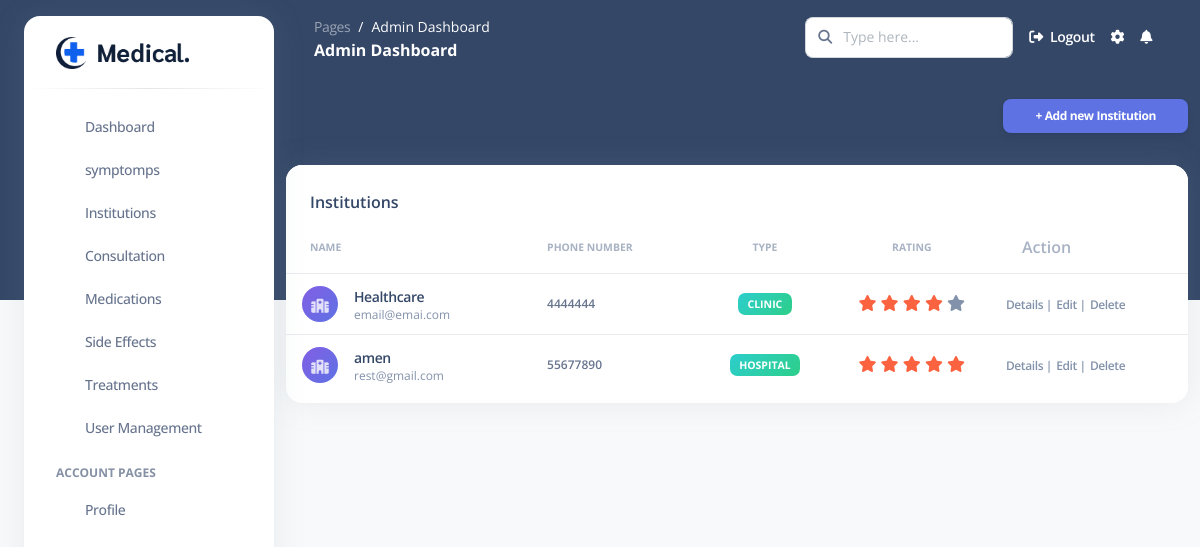
/institution/ (signed in), run on the app's committed database.
### Institution/models.py (models this page shows, shortened)
class HealthCareInstitution(models.Model):
    INSTITUTION_TYPES = [
        ('hospital', 'Hospital'),
        ('clinic', 'Clinic'),
        ('pharmacy', 'Pharmacy'),
        ('diagnostic_center', 'Diagnostic Center'),
    ]
    name = models.CharField(max_length=255)
    institution_type = models.CharField(max_length=50, choices=INSTITUTION_TYPES)
    location = models.TextField()
    phone_number = models.CharField(max_length=20, blank=True, null=True)
    email = models.EmailField(blank=True, null=True)
    website = models.URLField(blank=True, null=True)
    operational_hours = models.JSONField(blank=True, null=True)
    services_provided = models.TextField(blank=True)
    insurance_accepted = models.TextField(blank=True, null=True)
    rating = models.DecimalField(
        max_digits=3,
        decimal_places=2,
        validators=[MinValueValidator(1), MaxValueValidator(5)],
        blank=True,
        null=True
    )
    capacity = models.IntegerField(blank=True, null=True)
    latitude = models.DecimalField(max_digits=20, decimal_places=6, blank=True, null=True)
    longitude = models.DecimalField(max_digits=20, decimal_places=6, blank=True, null=True)
    class Meta:
        verbose_name_plural = "Health Care Institutions"

### Institution/views.py (the view)
# urls.py: path('', institution_list, name='institution_list'),  # Lists all institutions
def institution_list(request):
    institutions = HealthCareInstitution.objects.all()
    return render(request, 'back_office/pages/institutions/institution_list.html', {'institutions': institutions})

### templates/back_office/pages/institutions/institution_list.html (shortened to what this page needs)
{% load static %}
<!DOCTYPE html>
<html lang="en">
<head>
  <link href="https://demos.creative-tim.com/argon-dashboard-pro/back_office/assets/css/nucleo-icons.css" rel="stylesheet" />
  <link href="https://demos.creative-tim.com/argon-dashboard-pro/back_office/assets/css/nucleo-svg.css" rel="stylesheet" />
  <link id="pagestyle" href="{% static 'back_office/assets/css/argon-dashboard.css' %}?v=2.1.0" rel="stylesheet" />
</head>
<body class="g-sidenav-show   bg-gray-100">
  <div class="min-height-300 bg-dark position-absolute w-100"></div>
  <aside class="sidenav bg-white navbar navbar-vertical navbar-expand-xs border-0 border-radius-xl my-3 fixed-start ms-4 " id="sidenav-main">
    <div class="sidenav-header">
        <a class="navbar-brand m-0"  href="{% static 'index.html' %}"><img src="{% static 'front_office/assets/img/logo/logo.png' %}" alt=""></a>
    </div>
    <hr class="horizontal dark mt-0">
    <div class="collapse navbar-collapse  w-auto " id="sidenav-collapse-main">
      <ul class="navbar-nav">
        <li class="nav-item">
          <a class="nav-link " href="{% url 'dashboard' %}">
            <div class="icon icon-shape icon-sm border-radius-md text-center me-2 d-flex align-items-center justify-content-center">
            </div>
            <span class="nav-link-text ms-1">Dashboard</span>
          </a>
        </li>
        <li class="nav-item">
          <a class="nav-link" href="{% url 'list_local_symptoms' %}">
                  <div class="icon icon-shape icon-sm border-radius-md text-center me-2 d-flex align-items-center justify-content-center">
            </div>
            <span class="nav-link-text ms-1">symptomps</span>
          </a>
        </li>
        <li class="nav-item">
          <a class="nav-link " href="{% url 'institution_list' %}">
            <div class="icon icon-shape icon-sm border-radius-md text-center me-2 d-flex align-items-center justify-content-center">
            </div>
            <span class="nav-link-text ms-1">Institutions</span>
          </a>
        </li>
        <li class="nav-item">
          <a class="nav-link" href="{% url 'consultation_list' %}">
            <div class="icon icon-shape icon-sm border-radius-md text-center me-2 d-flex align-items-center justify-content-center">
            </div>
            <span class="nav-link-text ms-1">Consultation</span>
          </a>
        </li>
        <li class="nav-item">
        <a class="nav-link" href="{% url 'medication_list' %}">
          <div class="icon icon-shape icon-sm border-radius-md text-center me-2 d-flex align-items-center justify-content-center">
          </div>
          <span class="nav-link-text ms-1">Medications</span>
      </a>
    </li>
<li class="nav-item">
  <a class="nav-link" href="{% url 'sideeffect_list' %}">
      <div class="icon icon-shape icon-sm border-radius-md text-center me-2 d-flex align-items-center justify-content-center">
      </div>
      <span class="nav-link-text ms-1">Side Effects</span>
  </a>
</li>
<li class="nav-item">
  <a class="nav-link" href="{% url 'treatment_list' %}">
      <div class="icon icon-shape icon-sm border-radius-md text-center me-2 d-flex align-items-center justify-content-center">
      </div>
      <span class="nav-link-text ms-1">Treatments</span>
  </a>
</li>
{% if request.user.is_authenticated and request.user.role == 'admin' %}
        <li class="nav-item">
          <a class="nav-link" href="{% url 'user_management' %}">
            <div class="icon icon-shape icon-sm border-radius-md text-center me-2 d-flex align-items-center justify-content-center">
            </div>
            <span class="nav-link-text ms-1">User Management</span>
          </a>
        </li>
        {% endif %}
        <li class="nav-item mt-3">
          <h6 class="ps-4 ms-2 text-uppercase text-xs font-weight-bolder opacity-6">Account pages</h6>
        </li>
        <li class="nav-item">
          <a class="nav-link " href="{% url 'profile' %}">
            <div class="icon icon-shape icon-sm border-radius-md text-center me-2 d-flex align-items-center justify-content-center">
            </div>
            <span class="nav-link-text ms-1">Profile</span>
          </a>
        </li>
      </ul>
    </div>
  </aside>
  <main class="main-content position-relative border-radius-lg ">
    <nav class="navbar navbar-main navbar-expand-lg px-0 mx-4 shadow-none border-radius-xl " id="navbarBlur" data-scroll="false">
      <div class="container-fluid py-1 px-3">
        <nav aria-label="breadcrumb">
          <ol class="breadcrumb bg-transparent mb-0 pb-0 pt-1 px-0 me-sm-6 me-5">
            <li class="breadcrumb-item text-sm"><a class="opacity-5 text-white" href="javascript:;">Pages</a></li>
            <li class="breadcrumb-item text-sm text-white active" aria-current="page">
            {% if user.is_authenticated and user.is_staff %}
              Admin Dashboard
            {% else %}
              User Dashboard
            {% endif %}
          </li>
          </ol>
          <h6 class="font-weight-bolder text-white mb-0">
          {% if user.is_authenticated and user.is_staff %}
            Admin Dashboard
          {% else %}
            User Dashboard
          {% endif %}</h6>
        </nav>
        <div class="collapse navbar-collapse mt-sm-0 mt-2 me-md-0 me-sm-4" id="navbar">
          <div class="ms-md-auto pe-md-3 d-flex align-items-center">
            <div class="input-group">
              <span class="input-group-text text-body"><i class="fas fa-search" aria-hidden="true"></i></span>
              <input type="text" class="form-control" placeholder="Type here...">
            </div>
          </div>
          <ul class="navbar-nav  justify-content-end">
            <li class="nav-item d-flex align-items-center">
              {% if user.is_authenticated %}
                <a href="{% url 'logout' %}" class="nav-link text-white font-weight-bold px-0">
                  <i class="fa fa-sign-out-alt me-sm-1"></i>
                  <span class="d-sm-inline d-none">Logout</span>
                </a>
              {% else %}
                <a href="{% url 'login' %}" class="nav-link text-white font-weight-bold px-0">
                  <i class="fa fa-sign-in-alt me-sm-1"></i>
                  <span class="d-sm-inline d-none">Sign In</span>
                </a>
              {% endif %}
            </li>
            <li class="nav-item px-3 d-flex align-items-center">
              <a href="javascript:;" class="nav-link text-white p-0">
                <i class="fa fa-cog fixed-plugin-button-nav cursor-pointer"></i>
              </a>
            </li>
            <li class="nav-item dropdown pe-2 d-flex align-items-center">
              <a href="javascript:;" class="nav-link text-white p-0" id="dropdownMenuButton" data-bs-toggle="dropdown" aria-expanded="false">
                <i class="fa fa-bell cursor-pointer"></i>
              </a>
            </li>
          </ul>
        </div>
      </div>
    </nav>
    <div class="container-fluid py-4">
        <div class="row">
            <div class="col-12">
                <div class="d-flex justify-content-end mb-3">
                    <a class="btn btn-primary btn-sm" href="{% url 'create_institution' %}" type="button">+ Add new Institution</a>
                </div>
                <div class="card mb-4">
                    <div class="card-header pb-0">
                        <h6>Institutions</h6>
                    </div>
                    <div class="card-body px-0 pt-0 pb-2">
                        <div class="table-responsive p-0">
                            <table class="table align-items-center mb-0">
                                <thead>
                                    <tr>
                                        <th class="text-uppercase text-secondary text-xxs font-weight-bolder opacity-7">Name</th>
                                        <th class="text-uppercase text-secondary text-xxs font-weight-bolder opacity-7 ps-2">Phone Number</th>
                                        <th class="text-center text-uppercase text-secondary text-xxs font-weight-bolder opacity-7">Type</th>
                                        <th class="text-center text-uppercase text-secondary text-xxs font-weight-bolder opacity-7">Rating</th>
                                        <th class="text-secondary opacity-7">Action</th>
                                    </tr>
                                </thead>
                                <tbody>
                                    {% for institution in institutions %}
                                    <tr>
                                        <td>
                                            <div class="d-flex px-2 py-1">
                                                <div class="icon icon-shape bg-gradient-primary shadow-primary avatar avatar-sm me-3 text-center rounded-circle">
                                                    <i class="fas fa-solid fa-hospital mb-4"></i>
                                                </div>
                                                <div class="d-flex flex-column justify-content-center">
                                                    <h6 class="mb-0 text-sm"> <a href="{% url 'institution_detail' institution.pk %}">{{ institution.name }}</a></h6>
                                                    <p class="text-xs text-secondary mb-0">{{ institution.email }}</p>
                                                </div>
                                            </div>
                                        </td>
                                        <td>
                                            <p class="text-xs font-weight-bold mb-0">{{ institution.phone_number }}</p>
                                        </td>
                                        <td class="align-middle text-center text-sm">
                                            <span class="badge badge-sm bg-gradient-success">{{ institution.institution_type }}</span>
                                        </td>
                                        <td class="align-middle text-center">
                                            <div class="rating">
                                                {% for i in "12345" %}
                                                    <i class="fas fa-star {% if i|add:0 <= institution.rating %}text-warning{% else %}text-secondary{% endif %}"></i>
                                                {% endfor %}
                                            </div>
                                        </td>
                                        <td class="align-middle">
                                            <a href="{% url 'institution_detail' institution.pk %}" class="text-secondary font-weight-bold text-xs" data-toggle="tooltip" data-original-title="View Details">Details |</a>
                                            <a href="{% url 'update_institution' institution.pk %}" class="text-secondary font-weight-bold text-xs" data-toggle="tooltip" data-original-title="Edit user">Edit |</a>
                                            <a href="#" class="text-secondary font-weight-bold text-xs" data-toggle="tooltip" data-original-title="Delete user" data-bs-toggle="modal" data-bs-target="#deleteModal" data-id="{{ institution.pk }}" data-name="{{ institution.name }}">Delete</a>
                                        </td>
                                    </tr>
                                    {% endfor %}
                                </tbody>
                            </table>
                        </div>
                    </div>
                </div>
            </div>
        </div>
    </div>

### data on the page
HealthCareInstitution: name "Healthcare", email "email@emai.com", phone_number "4444444", institution_type "CLINIC", rating 4 (drawn)
HealthCareInstitution: name "amen", email "rest@gmail.com", phone_number "55677890", institution_type "HOSPITAL", rating 5 (drawn)
